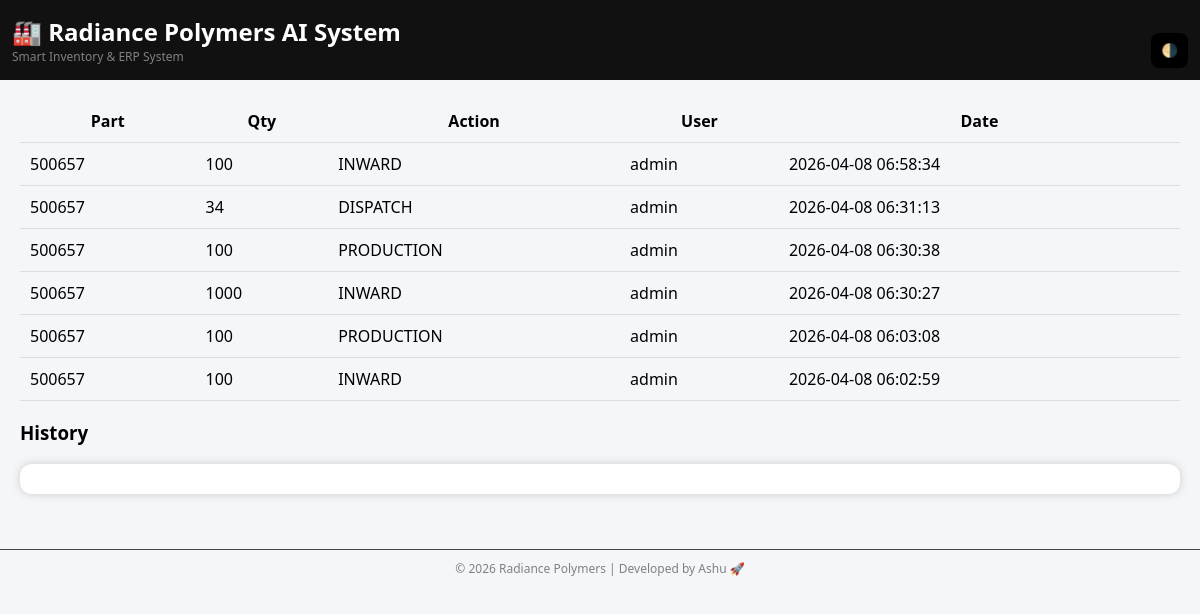
Before: /history with the older database file.
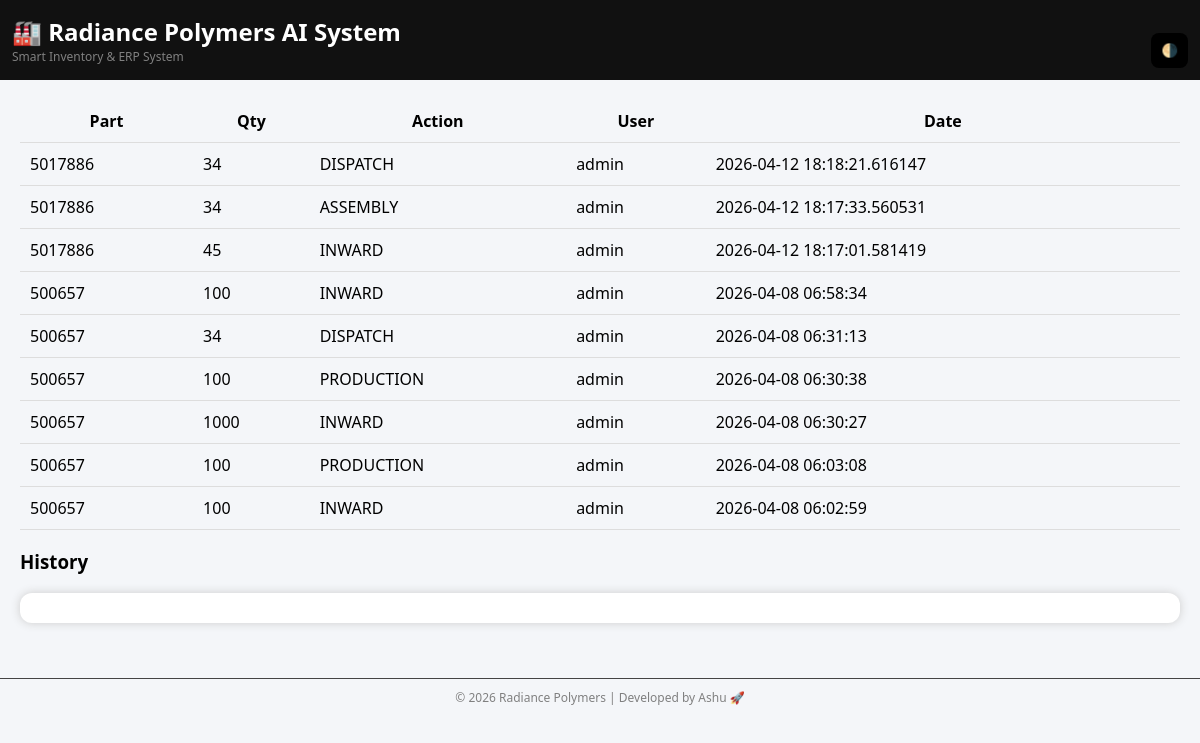
After: the same page with the newer database file.
### tables this page shows
CREATE TABLE history(
    id INTEGER PRIMARY KEY, part TEXT, qty INTEGER, action TEXT, user TEXT, date TIMESTAMP DEFAULT CURRENT_TIMESTAMP);

### app.py (the view)
@app.route('/history')
def history():
    conn = get_db()
    cur = conn.cursor()
    cur.execute("SELECT * FROM history ORDER BY date DESC")
    data = cur.fetchall()
    conn.close()
    return render_template("history.html", data=data)

### app.py (called while the page is built)
def get_db():
    conn = sqlite3.connect("erp.db", check_same_thread=False)
    conn.row_factory = sqlite3.Row
    return conn

### templates/history.html
{% extends 'base.html' %}
{% block content %}
{% if data and data|length > 0 %}
<table>
<tr>
<th>Part</th><th>Qty</th><th>Action</th><th>User</th><th>Date</th>
</tr>
{% for i in data %}
<tr>
<td>{{ i['part'] }}</td>
<td>{{ i['qty'] }}</td>
<td>{{ i['action'] }}</td>
<td>{{ i['user'] }}</td>
<td>{{ i['date'] }}</td>
</tr>
{% endfor %}
</table>
{% else %}
<p>No data found</p>
{% endif %}
<h3>History</h3>
<div class="card">
</div>
{% endblock %}

### templates/base.html (shortened to what this page needs)
<!DOCTYPE html>
<html>
<head>
</head>
<body>
<div class="nav">
<div class="brand">
    <div class="title">🏭 Radiance Polymers AI System</div>
    <div class="tagline">Smart Inventory & ERP System</div>
</div>
<div>
<button onclick="toggleTheme()">🌗</button>
</div>
</div>
<div class="container">
{% block content %}{% endblock %}
</div>
<div class="footer">
© 2026 Radiance Polymers | Developed by Ashu 🚀
</div>
</body>
</html>

### templates/base.html (style rules this page uses)
.brand .tagline { font-size: 12px; color: gray; }
.nav { background: linear-gradient(90deg, #1e1e2f, #2c2c54); padding: 15px; }
.footer { text-align: center; padding: 15px; font-size: 12px; color: gray; border-top: 1px solid #444; }
.footer { text-align: center; padding: 10px; font-size: 12px; color: gray; margin-top: 20px; }
body { margin: 0; font-family: 'Segoe UI', sans-serif; transition: 0.3s; }
body.light { background: #f4f6f9; color: #000; }
.nav { background: #111; color: white; padding: 12px; display:flex; justify-content:space-between; align-items:center; }
.container { padding: 20px; }
.card { padding: 15px; border-radius: 12px; margin-bottom: 15px; }
body.light .card { background:white; box-shadow:0 0 10px #ccc; }
button { padding:10px; border:none; border-radius:8px; background:black; color:white; cursor:pointer; }
table { width:100%; border-collapse:collapse; }
th, td { padding:10px; border-bottom:1px solid #ddd; }

Changed rows visible on the page:
added history: part "5017886", qty "34", action "DISPATCH", user "admin", date "2026-04-12 18:18:21.616147"
added history: part "5017886", qty "34", action "ASSEMBLY", user "admin", date "2026-04-12 18:17:33.560531"
added history: part "5017886", qty "45", action "INWARD", user "admin", date "2026-04-12 18:17:01.581419"
